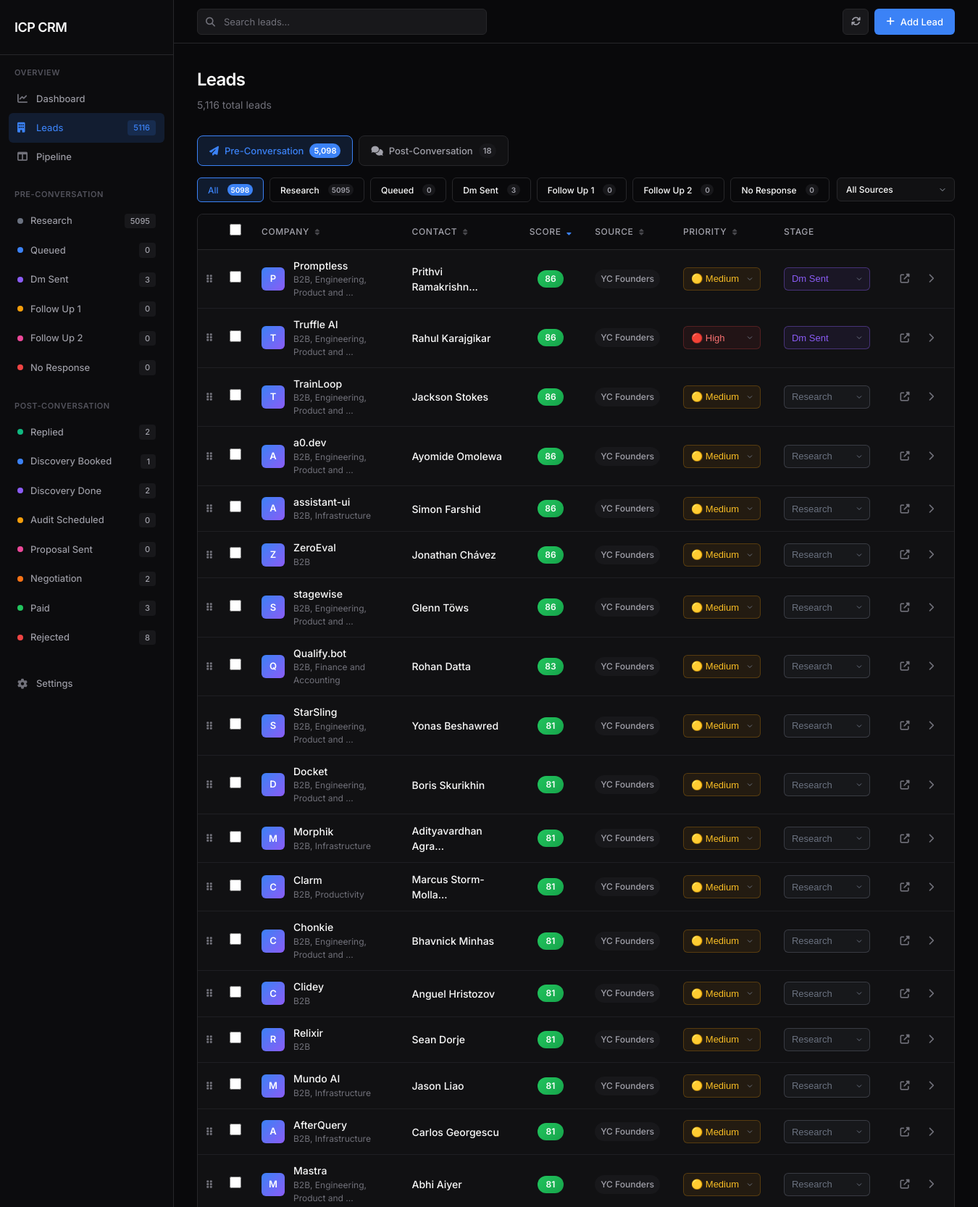
Page /leads (upper part) on the committed database.
### tables this page shows
CREATE TABLE leads (
            id INTEGER PRIMARY KEY AUTOINCREMENT,
            company_name TEXT NOT NULL,
            website TEXT,
            funding_amount TEXT,
            funding_date TEXT,
            funding_stage TEXT,
            location TEXT,
            industry_tags TEXT,
            founders TEXT,
            investors TEXT,
            source_url TEXT,
            source TEXT,

            -- ICP scoring
            icp_tag TEXT,
            icp_score INTEGER,
            icp_signals TEXT,

            -- Website analysis
            website_last_updated TEXT,
            aesthetics_score INTEGER,
            brand_score INTEGER,
            social_score INTEGER,
            social_links TEXT,

            -- Pipeline
            stage TEXT DEFAULT 'new',
            priority TEXT DEFAULT 'medium',
            owner TEXT,

            -- Metadata
            created_at TIMESTAMP DEFAULT CURRENT_TIMESTAMP,
            updated_at TIMESTAMP DEFAULT CURRENT_TIMESTAMP, stage_pre TEXT DEFAULT 'research', stage_post TEXT DEFAULT NULL, conversation_started_at TEXT DEFAULT NULL, calcom_booking_id TEXT DEFAULT NULL, booking_date TEXT DEFAULT NULL, attendee_email TEXT DEFAULT NULL, notes TEXT DEFAULT "", source_channel TEXT DEFAULT "", potential_value TEXT DEFAULT NULL, linkedin_url TEXT DEFAULT NULL, company_linkedin_url TEXT DEFAULT NULL,

            UNIQUE(company_name, website)
        );

### crm/app.py (the view)
@app.route('/leads')
def leads_list():
    stage = request.args.get('stage', 'all')
    tracker = request.args.get('tracker', 'pre')  # pre or post
    search = request.args.get('search', '')
    source = request.args.get('source', 'all')
    sort = request.args.get('sort', 'icp_score')
    sort_dir = request.args.get('sort_dir', 'desc')
    page = int(request.args.get('page', 1))
    per_page = 50
    leads = Lead.get_all(
        stage=stage if stage != 'all' else None,
        tracker=tracker,
        search=search if search else None,
        source=source if source != 'all' else None,
        sort=sort,
        sort_dir=sort_dir,
        limit=per_page,
        offset=(page - 1) * per_page
    )
    stages_pre = PipelineStage.get_pre_stages()
    stages_post = PipelineStage.get_post_stages()
    stats = Lead.get_stats()
    sources = Lead.get_sources()
    return render_template('leads.html',
        leads=leads,
        stages_pre=stages_pre,
        stages_post=stages_post,
        stages=stages_pre if tracker == 'pre' else stages_post,
        stats=stats,
        sources=sources,
        current_stage=stage,
        current_tracker=tracker,
        current_source=source,
        current_sort=sort,
        current_sort_dir=sort_dir,
        search=search,
        page=page
    )

### crm/templates/leads.html (shortened to what this page needs)
{% extends 'base.html' %}
{% block content %}
<div class="page-header">
    <h1 class="page-title">Leads</h1>
    <p class="page-subtitle">{{ "{:,}".format(stats.total) }} total leads</p>
</div>
{% set pre_count = stats.by_stage_pre.values()|sum if stats.by_stage_pre else 0 %}
{% set post_count = stats.by_stage_post.values()|sum if stats.by_stage_post else 0 %}
<div class="tracker-tabs" id="trackerTabs">
    <button type="button" class="tracker-tab {% if current_tracker == 'pre' %}active{% endif %}" data-tracker="pre" onclick="switchTracker('pre')">
        <i class="fas fa-paper-plane"></i>
        Pre-Conversation
        <span class="tracker-count" id="preCount">{{ "{:,}".format(pre_count) }}</span>
    </button>
    <button type="button" class="tracker-tab {% if current_tracker == 'post' %}active{% endif %}" data-tracker="post" onclick="switchTracker('post')">
        <i class="fas fa-comments"></i>
        Post-Conversation
        <span class="tracker-count" id="postCount">{{ "{:,}".format(post_count) }}</span>
    </button>
</div>
{% set stage_counts = stats.by_stage_pre if current_tracker == 'pre' else stats.by_stage_post %}
<div class="filters" id="stageFilters">
    <button type="button" class="filter-btn {% if current_stage == 'all' %}active{% endif %}" data-stage="all" onclick="switchStage('all')">
        All
        <span class="filter-count" id="allCount">{{ pre_count if current_tracker == 'pre' else post_count }}</span>
    </button>
    {% for stage in stages %}
    {% set count = stage_counts.get(stage.name, 0) if stage_counts else 0 %}
    <button type="button" class="filter-btn {% if current_stage == stage.name %}active{% endif %}" data-stage="{{ stage.name }}" style="--filter-color: {{ stage.color }};" onclick="switchStage('{{ stage.name }}')">
        {{ stage.name|format_stage }}
        <span class="filter-count">{{ count }}</span>
    </button>
    {% endfor %}
    <div class="source-filter-wrapper">
        <select id="sourceFilter" class="source-filter-select" onchange="switchSource(this.value)">
            <option value="all" {% if current_source == 'all' %}selected{% endif %}>All Sources</option>
        </select>
    </div>
</div>
<div class="table-wrapper">
    <table class="data-table">
        <thead>
            <tr>
                <th class="th-drag"></th>
                <th class="th-checkbox">
                    <input type="checkbox" id="selectAll" onchange="toggleSelectAll(this)">
                </th>
                <th class="th-company sortable" data-sort="company_name" onclick="sortBy('company_name')">
                    Company <i class="fas fa-sort sort-icon"></i>
                </th>
                <th class="th-contact sortable" data-sort="founders" onclick="sortBy('founders')">
                    Contact <i class="fas fa-sort sort-icon"></i>
                </th>
                <th class="th-score sortable" data-sort="icp_score" onclick="sortBy('icp_score')">
                    Score <i class="fas fa-sort sort-icon"></i>
                </th>
                <th class="th-source sortable" data-sort="source" onclick="sortBy('source')">
                    Source <i class="fas fa-sort sort-icon"></i>
                </th>
                <th class="th-priority sortable" data-sort="priority" onclick="sortBy('priority')">
                    Priority <i class="fas fa-sort sort-icon"></i>
                </th>
                <th class="th-stage">Stage</th>
                <th class="th-actions"></th>
            </tr>
        </thead>
        <tbody>
            {% for lead in leads %}
            {% set current_stage_name = lead.stage_pre if current_tracker == 'pre' else lead.stage_post %}
            {% set stage_color = stage_colors.get(current_stage_name, '#6B7280') %}
            <tr class="data-row {% if loop.index is odd %}row-alt{% endif %}" data-lead-id="{{ lead.id }}" data-company-name="{{ lead.company_name }}" data-stage-pre="{{ lead.stage_pre }}" data-stage-post="{{ lead.stage_post or '' }}" onclick="openLeadPanel({{ lead.id }})">
                <td class="td-drag" onclick="event.stopPropagation();">
                    <div class="drag-handle" draggable="true"
                         ondragstart="handleRowDragStart(event, {{ lead.id }}, '{{ lead.company_name|replace("'", "\\'") }}', '{{ lead.stage_pre }}', '{{ lead.stage_post or '' }}')"
                         ondragend="handleRowDragEnd(event)">
                        <i class="fas fa-grip-vertical"></i>
                    </div>
                </td>
                <td class="td-checkbox" onclick="event.stopPropagation();">
                    <input type="checkbox" class="lead-checkbox" value="{{ lead.id }}" onchange="updateSelection()">
                </td>
                <td class="td-company">
                    <div class="company-cell">
                        <div class="avatar">{{ lead.company_name[0]|upper if lead.company_name else '?' }}</div>
                        <div class="company-info">
                            <span class="company-name">{{ lead.company_name|truncate_text(25) }}</span>
                            {% if lead.industry_tags %}
                            <span class="company-meta">{{ lead.industry_tags|truncate_text(30) }}</span>
                            {% elif lead.website %}
                            <span class="company-meta">{{ lead.website|replace('https://', '')|replace('http://', '')|replace('www.', '')|truncate_text(25) }}</span>
                            {% endif %}
                        </div>
                    </div>
                </td>
                <td class="td-contact">
                    {% if lead.founders or lead.attendee_email %}
                    <div class="contact-info">
                        <span class="contact-name">{{ lead.founders|truncate_text(18) if lead.founders else '-' }}</span>
                    </div>
                    {% else %}
                    <span class="text-muted">-</span>
                    {% endif %}
                </td>
                <td class="td-score">
                    {% if lead.icp_score %}
                    <span class="score-badge {% if lead.icp_score >= 80 %}score-high{% elif lead.icp_score >= 50 %}score-medium{% else %}score-low{% endif %}">
                        {{ lead.icp_score }}
                    </span>
                    {% else %}
                    <span class="text-muted">-</span>
                    {% endif %}
                </td>
                <td class="td-source">
                    {% if lead.source == 'calcom' %}
                    <span class="badge badge-purple"><i class="fas fa-calendar-check"></i> Cal.com</span>
                    {% elif lead.source == 'google_sheets' %}
                    <span class="badge badge-green"><i class="fas fa-table"></i> Sheets</span>
                    {% elif lead.source %}
                    <span class="badge">{{ lead.source|truncate_text(12) }}</span>
                    {% else %}
                    <span class="text-muted">-</span>
                    {% endif %}
                </td>
                <td class="td-priority" onclick="event.stopPropagation();">
                    <select onchange="updatePriority({{ lead.id }}, this.value)" class="select-sm priority-{{ lead.priority or 'medium' }}">
                        <option value="high" {% if lead.priority == 'high' %}selected{% endif %}>🔴 High</option>
                        <option value="medium" {% if lead.priority == 'medium' or not lead.priority %}selected{% endif %}>🟡 Medium</option>
                    </select>
                </td>
                <td class="td-stage" onclick="event.stopPropagation();">
                    <select onchange="{% if current_tracker == 'pre' %}updateStagePre{% else %}updateStagePost{% endif %}({{ lead.id }}, this.value);" class="select-sm stage-select" style="--stage-color: {{ stage_color }};">
                        {% for stage in stages %}
                        <option value="{{ stage.name }}" {% if current_stage_name == stage.name %}selected{% endif %}>{{ stage.name|format_stage }}</option>
                        {% endfor %}
                    </select>
                </td>
                <td class="td-actions">
                    <div class="actions-group">
                        {% if lead.website %}
                        <a href="{{ lead.website }}" target="_blank" class="icon-btn" onclick="event.stopPropagation();" title="Visit website">
                            <i class="fas fa-external-link-alt"></i>
                        </a>
                        {% endif %}
                        <button class="icon-btn" onclick="event.stopPropagation(); openLeadPanel({{ lead.id }});" title="View details">
                            <i class="fas fa-chevron-right"></i>
                        </button>
                    </div>
                </td>
            </tr>
            {% endfor %}
        </tbody>
    </table>
</div>
{% endblock %}

### rows in the picture
leads: company_name "P", company_name "Promptless", industry_tags "B2B, Engineering, Product and ...", founders "Prithvi Ramakrishn...", icp_score "86", source "YC Founders", priority+id "🟡 Medium", stage_pre+id "Dm Sent"
leads: company_name "T", company_name "Truffle AI", industry_tags "B2B, Engineering, Product and ...", founders "Rahul Karajgikar", icp_score "86", source "YC Founders", priority+id "🔴 High", stage_pre+id "Dm Sent"
leads: company_name "T", company_name "TrainLoop", industry_tags "B2B, Engineering, Product and ...", founders "Jackson Stokes", icp_score "86", source "YC Founders", priority+id "🟡 Medium", stage_pre+id "Research"
leads: company_name "A", company_name "a0.dev", industry_tags "B2B, Engineering, Product and ...", founders "Ayomide Omolewa", icp_score "86", source "YC Founders", priority+id "🟡 Medium", stage_pre+id "Research"
leads: company_name "A", company_name "assistant-ui", industry_tags "B2B, Infrastructure", founders "Simon Farshid", icp_score "86", source "YC Founders", priority+id "🟡 Medium", stage_pre+id "Research"
leads: company_name "Z", company_name "ZeroEval", industry_tags "B2B", founders "Jonathan Chávez", icp_score "86", source "YC Founders", priority+id "🟡 Medium", stage_pre+id "Research"
leads: company_name "S", company_name "stagewise", industry_tags "B2B, Engineering, Product and ...", founders "Glenn Töws", icp_score "86", source "YC Founders", priority+id "🟡 Medium", stage_pre+id "Research"
leads: company_name "Q", company_name "Qualify.bot", industry_tags "B2B, Finance and Accounting", founders "Rohan Datta", icp_score "83", source "YC Founders", priority+id "🟡 Medium", stage_pre+id "Research"
leads: company_name "S", company_name "StarSling", industry_tags "B2B, Engineering, Product and ...", founders "Yonas Beshawred", icp_score "81", source "YC Founders", priority+id "🟡 Medium", stage_pre+id "Research"
leads: company_name "D", company_name "Docket", industry_tags "B2B, Engineering, Product and ...", founders "Boris Skurikhin", icp_score "81", source "YC Founders", priority+id "🟡 Medium", stage_pre+id "Research"
leads: company_name "M", company_name "Morphik", industry_tags "B2B, Infrastructure", founders "Adityavardhan Agra...", icp_score "81", source "YC Founders", priority+id "🟡 Medium", stage_pre+id "Research"
leads: company_name "C", company_name "Clarm", industry_tags "B2B, Productivity", founders "Marcus Storm-Molla...", icp_score "81", source "YC Founders", priority+id "🟡 Medium", stage_pre+id "Research"
leads: company_name "C", company_name "Chonkie", industry_tags "B2B, Engineering, Product and ...", founders "Bhavnick Minhas", icp_score "81", source "YC Founders", priority+id "🟡 Medium", stage_pre+id "Research"
leads: company_name "C", company_name "Clidey", industry_tags "B2B", founders "Anguel Hristozov", icp_score "81", source "YC Founders", priority+id "🟡 Medium", stage_pre+id "Research"
leads: company_name "R", company_name "Relixir", industry_tags "B2B", founders "Sean Dorje", icp_score "81", source "YC Founders", priority+id "🟡 Medium", stage_pre+id "Research"
leads: company_name "M", company_name "Mundo AI", industry_tags "B2B, Infrastructure", founders "Jason Liao", icp_score "81", source "YC Founders", priority+id "🟡 Medium", stage_pre+id "Research"
leads: company_name "A", company_name "AfterQuery", industry_tags "B2B, Infrastructure", founders "Carlos Georgescu", icp_score "81", source "YC Founders", priority+id "🟡 Medium", stage_pre+id "Research"
leads: company_name "M", company_name "Mastra", industry_tags "B2B, Engineering, Product and ...", founders "Abhi Aiyer", icp_score "81", source "YC Founders", priority+id "🟡 Medium", stage_pre+id "Research"

### other values in the picture
{{ stats.total if stats else '' }} "5116"
{{ stage.name|replace('_', ' ')|title }} "Research" "Queued" "Dm Sent" "Follow Up 1" "Follow Up 2" "No Response"
{{ stats.by_stage_pre.get(stage.name, 0) if stats else 0 }} "5095" "0" "3" "0" "0" "0"
{{ stage.name|replace('_', ' ')|title }} "Replied" "Discovery Booked" "Discovery Done" "Audit Scheduled" "Proposal Sent" "Negotiation" "Paid" "Rejected"
{{ stats.by_stage_post.get(stage.name, 0) if stats else 0 }} "2" "1" "2" "0" "0" "2" "3" "8"
{{ "{:,}".format(stats.total) }} "5,116"
{{ "{:,}".format(pre_count) }} "5,098"
{{ "{:,}".format(post_count) }} "18"
{{ pre_count if current_tracker == 'pre' else post_count }} "5098"
{{ stage.name|format_stage }} "Research" "Queued" "Dm Sent" "Follow Up 1" "Follow Up 2" "No Response"
{{ count }} "5095" "0" "3" "0" "0" "0"
